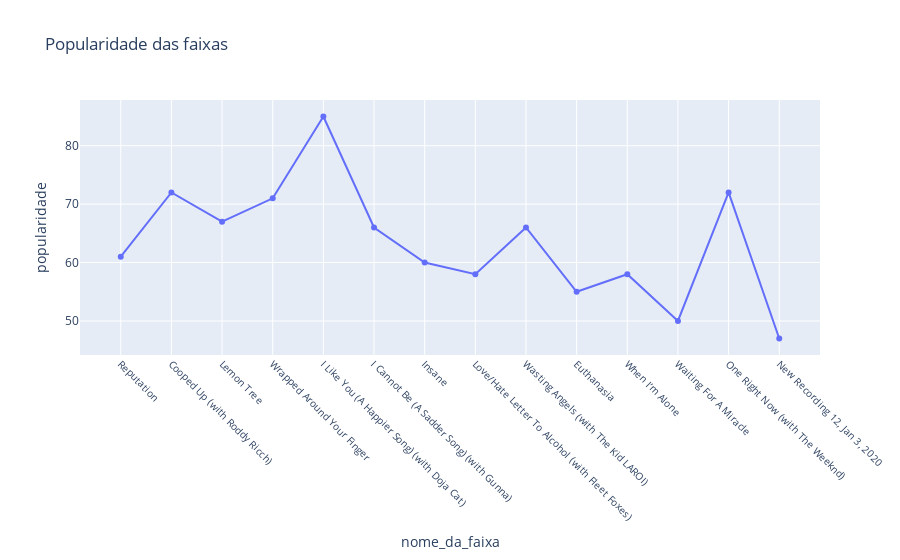

The notebook cell this image was saved under:
### Markdown cell above
Twelve Carat Toothache é um álbum mais sombrio e introspectivo do que seus antecessores. O álbum explora temas como amor, perda, fama, dor e autodestruição. Post Malone mostra uma nova faceta de sua personalidade como artista, entregando versos mais sombrios e refrões mais vulneráveis.

O álbum também é mais experimental do que seus antecessores. Post Malone incorpora elementos de gêneros como rock, country e reggaeton. O álbum é uma mistura de estilos que reflete a diversidade musical de Post Malone.

### Code cell
fig = px.scatter(twelvecarat, x='nome_da_faixa', y='popularidade', title='Popularidade das faixas')
fig.update_traces(mode='lines+markers')
fig.update_xaxes(tickangle=45, tickfont=dict(size=10))  # Rotacionar os nomes das faixas e diminuir o tamanho da fonte
#fig.update_layout(height=800)  # Aumentar o tamanho do gráfico no eixo y
fig.show()

### Figure 1 — Plotly figure (JSON) as saved in the notebook; plotly's stock layout.template omitted (floating-point values rounded to 4 significant figures)
{"data": [{"hovertemplate": "nome_da_faixa=%{x}<br>popularidade=%{y}<extra></extra>", "legendgroup": "", "marker": {"color": "#636efa", "symbol": "circle"}, "mode": "lines+markers", "name": "", "orientation": "v", "showlegend": false, "type": "scatter", "x": ["Reputation", "Cooped Up (with Roddy Ricch)", "Lemon Tree", "Wrapped Around Your Finger", "I Like You (A Happier Song) (with Doja Cat)", "I Cannot Be (A Sadder Song) (with Gunna)", "Insane", "Love/Hate Letter To Alcohol (with Fleet Foxes)", "Wasting Angels (with The Kid LAROI)", "Euthanasia", "When I’m Alone", "Waiting For A Miracle", "One Right Now (with The Weeknd)", "New Recording 12, Jan 3, 2020"], "xaxis": "x", "y": [61, 72, 67, 71, 85, 66, 60, 58, 66, 55, 58, 50, 72, 47], "yaxis": "y"}], "layout": {"legend": {"tracegroupgap": 0}, "title": {"text": "Popularidade das faixas"}, "xaxis": {"anchor": "y", "domain": [0, 1], "tickangle": 45, "tickfont": {"size": 10}, "title": {"text": "nome_da_faixa"}}, "yaxis": {"anchor": "x", "domain": [0, 1], "title": {"text": "popularidade"}}}}
